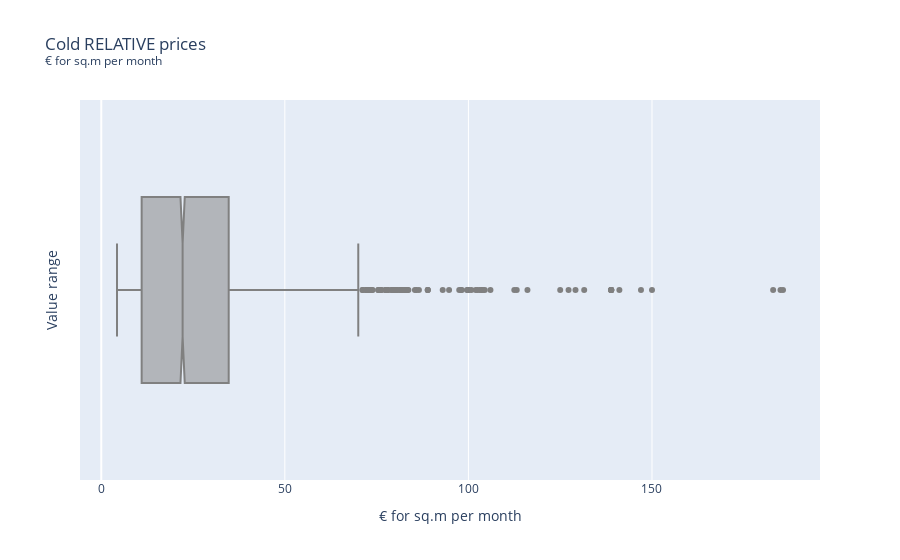

The cell this chart's notebook holds for it:
### Markdown cell above
Let's take a closer look at relative prices distribution.

### Code cell
fig = px.box(
    df[["cold_price_rel"]],
    x="cold_price_rel",
    notched=True,
    title="Cold RELATIVE prices <br><sup>€ for sq.m per month</sup>",
    color_discrete_sequence=["#808080"],
)
fig.update_layout(xaxis_title="€ for sq.m per month", yaxis_title="Value range")

### Figure 1 — Plotly figure (JSON) as saved in the notebook; plotly's stock layout.template omitted (floating-point values rounded to 4 significant figures; data arrays with more than 128 entries replaced by an {"elided": "..."} marker saying what was removed)
{"data": [{"alignmentgroup": "True", "hovertemplate": "cold_price_rel=%{x}<extra></extra>", "legendgroup": "", "marker": {"color": "#808080"}, "name": "", "notched": true, "offsetgroup": "", "orientation": "h", "showlegend": false, "type": "box", "x": {"elided": "4071 float values"}, "x0": " ", "xaxis": "x", "y0": " ", "yaxis": "y"}], "layout": {"boxmode": "group", "legend": {"tracegroupgap": 0}, "title": {"text": "Cold RELATIVE prices <br><sup>€ for sq.m per month</sup>"}, "xaxis": {"anchor": "y", "domain": [0, 1], "title": {"text": "€ for sq.m per month"}}, "yaxis": {"anchor": "x", "domain": [0, 1], "title": {"text": "Value range"}}}}
